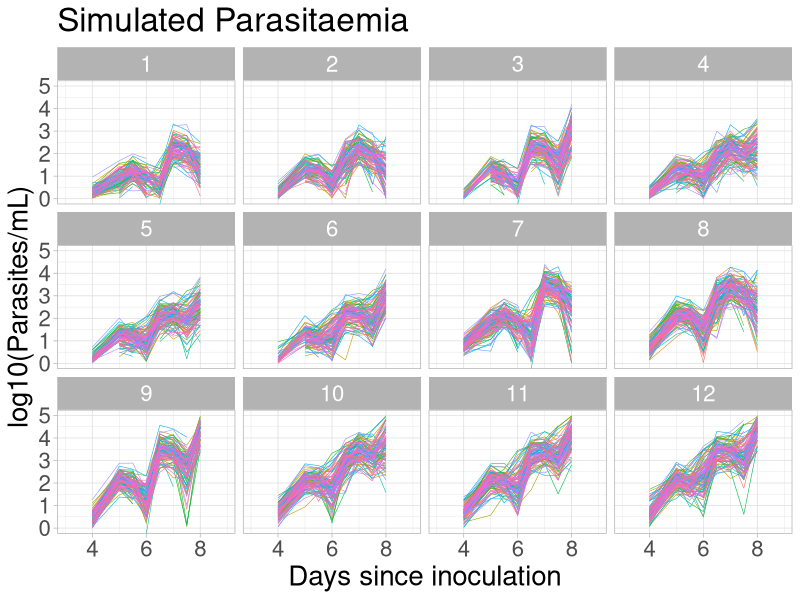
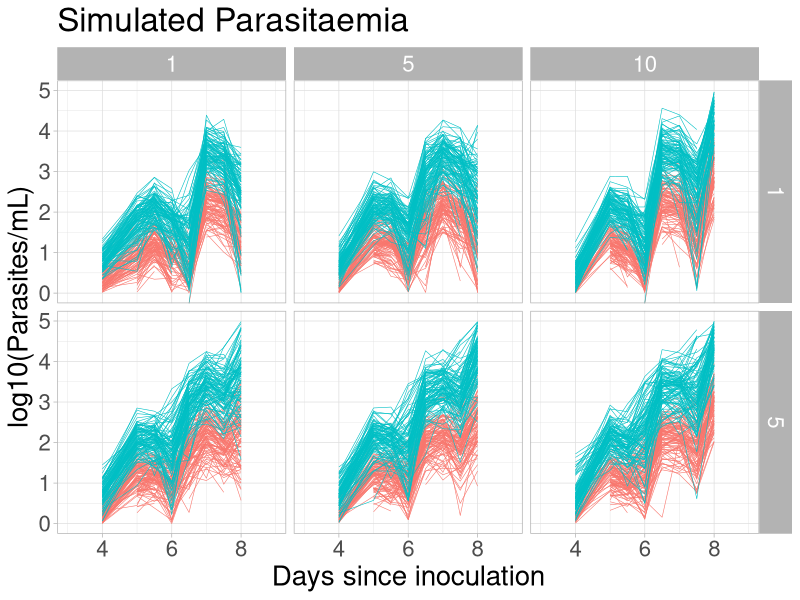
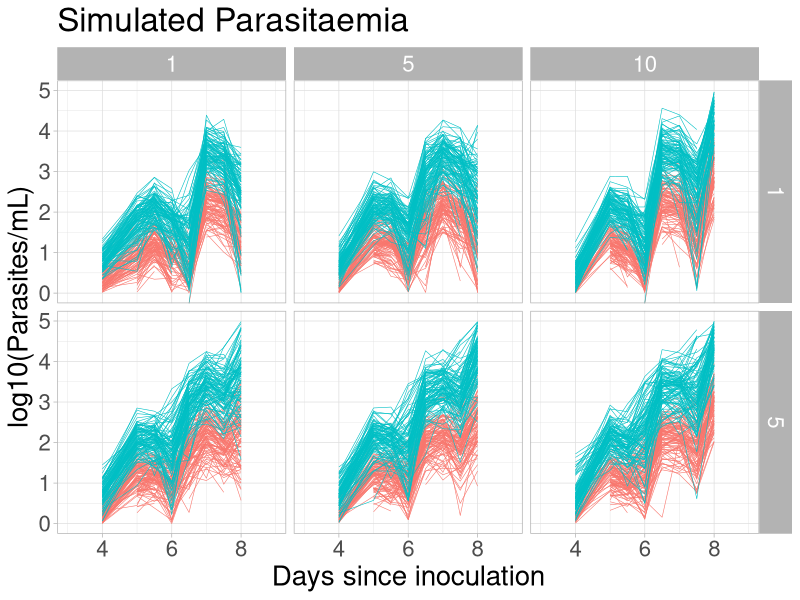
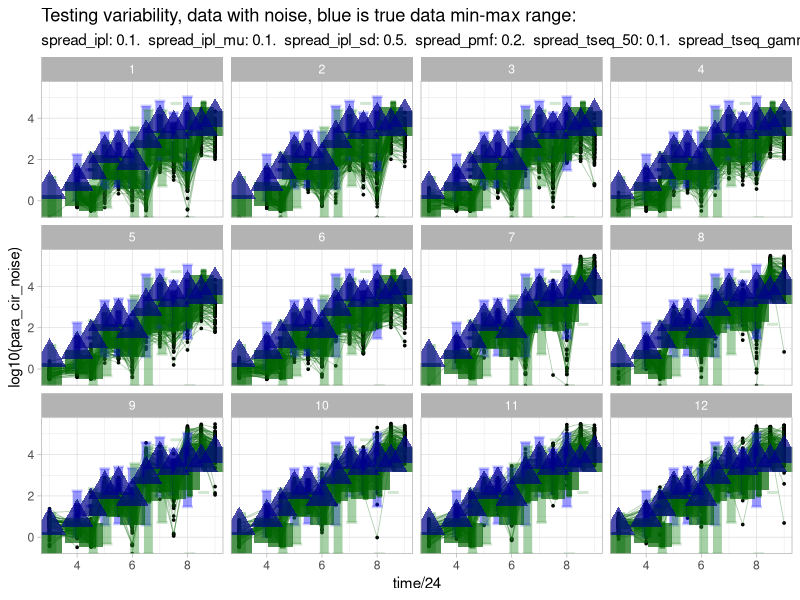
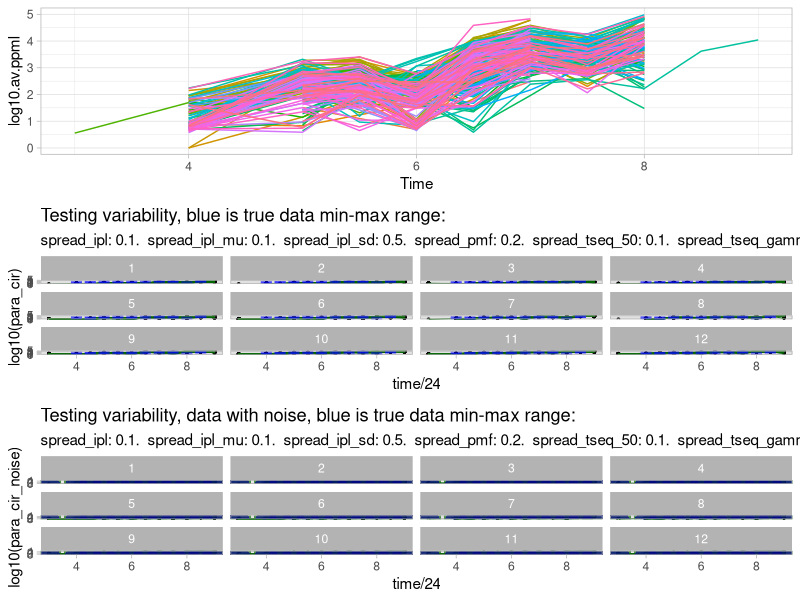
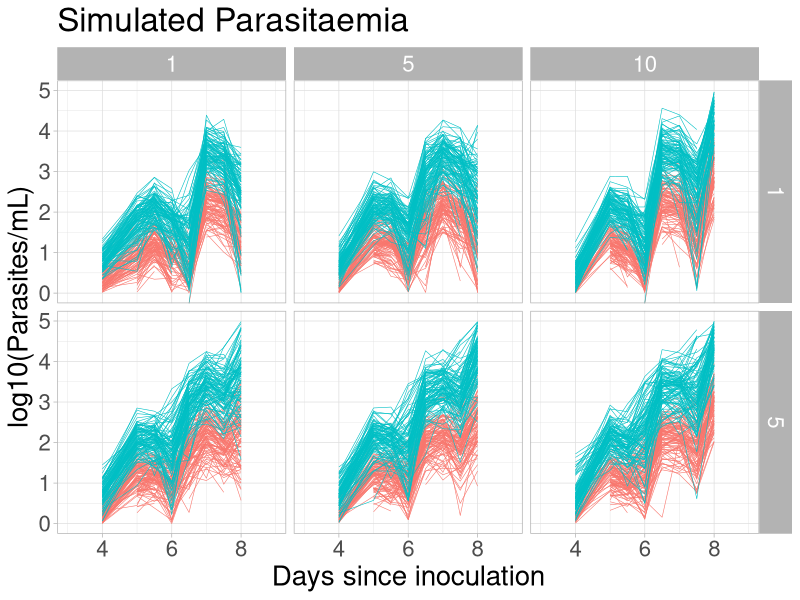
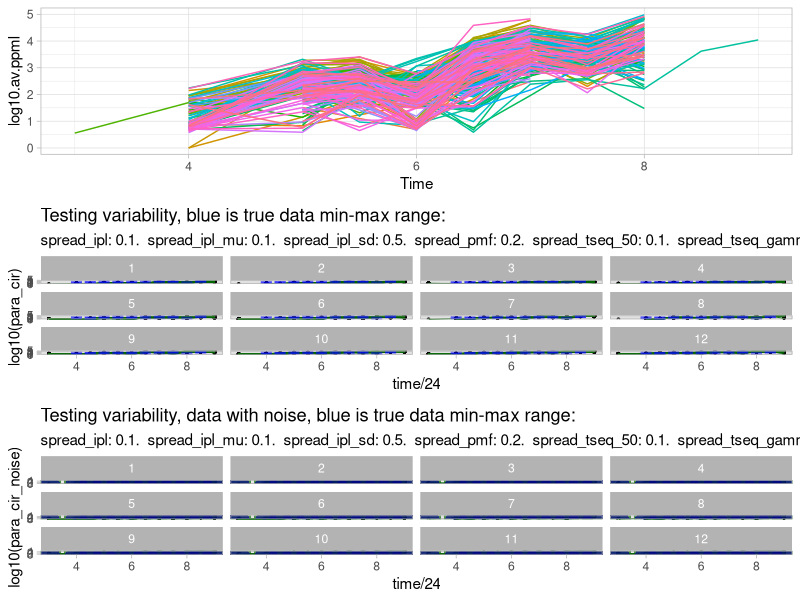

Write R code to recreate these figures, in order.
# simulated growth-only parasite datasets, based on 

library(ggplot2)
library(lubridate)
library(dplyr)
library(ggpubr)
library(MASS)



output_name_str <- "fitCOV_2_MVNbscse_2108_gam6"
start_date <- today()
now <- Sys.time()
start_time <- format(now, "%H_%M_%S")

# combine these to make a folder name for this run
folder_name <- paste0(output_name_str, "_", start_date, "_", start_time)
dir.create(folder_name)

PD_initialisation =  function(ipl, 
                              iplMu, 
                              iplSigma,
                              nstages) {
  pAge =  sapply(X =  seq(1,nstages), mean =  iplMu, sd =  iplSigma, FUN =  dnorm)
  
  x0 =  round(ipl * (pAge)/sum(pAge))
  
  return(x0)}


simu_growth_1pt <- function(ipl, 
                            ipl_mu, 
                            ipl_sd,
                            pmf, 
                            tseq_50,
                            tseq_gamma,
                            soft_tmax=F, # binary model
                            tmax_gamma=100,
                            tmax_50=40,
                            sample_times # needs to be in h
){
  
  # max possible stage (h) should be far clear of the tmax_50
  #nStages = round(min(60, tmax_50+30))
  nStages=40
  if(soft_tmax){nStages <- 60}
  
  # create empty matrix to store the entire run (hourly, by age)
  tot_matrix <- matrix(NA, nrow=nStages, ncol= max(sample_times))
  
  # initialise the first entry at t0
  #print(length(PD_initialisation(ipl=ipl, iplMu=ipl_mu, iplSigma = ipl_sd, nstages = nStages)))
  tot_matrix[,1] <- PD_initialisation(ipl=ipl, iplMu=ipl_mu, iplSigma = ipl_sd, nstages = nStages)/5000 # need /5000 to go from count to permL
  
  # set up the shapes of both 'fost' transitions
  seq_curve <- ((1:nStages)^tseq_gamma)/(tseq_50^tseq_gamma+(1:nStages)^tseq_gamma)
   tmax_curve <- ((1:nStages)^tmax_gamma)/(tmax_50^tmax_gamma+(1:nStages)^tmax_gamma)
  
  if(soft_tmax){print("softtmax")
  for(i in 2:max(sample_times)){
    tot_matrix[2:nStages,i] <-  tot_matrix[(1:(nStages-1)),i-1] * (1-tmax_curve[1:(nStages-1)])
    tot_matrix[1,i] <-  pmf*sum(tot_matrix[,i-1] * (tmax_curve))
  }} else{

  for(i in 2:max(sample_times)){
    tot_matrix[2:nStages,i] <-  tot_matrix[(1:(nStages-1)),i-1] 
    tot_matrix[1,i] <-  pmf*tot_matrix[nStages,i-1] 
  }
    }
  
  tot_cir <- matrix(1-seq_curve, nrow=1) %*% tot_matrix[,sample_times]
  return(tot_cir)
  
}

simu_growth <- function(ipl, 
                        ipl_mu, 
                        ipl_sd,
                        pmf, 
                        tseq_50 = 26,
                        tseq_gamma = 10,
                        nPt = 30,
                        sample_times = 24*c(3,4,5.5,6,6.5,7,7.6,8,8.5,9),
                        spread_ipl =0.2,
                        spread_ipl_mu =0.4,
                        spread_ipl_sd =0.2,
                        spread_pmf =0.2,
                        spread_tseq_50 =0.2,
                        spread_tseq_gamma =0.2,
                        soft_tmax=F,
                        tmax_50=40,
                        tmax_gamma=100,
                        seed=123,
                        MVN=F
){
  set.seed(seed)
  param <- data.frame(parameter = c("ipl",   "ipl_mu",   "ipl_sd",  "pmf", 
                                    "tseq_50","tseq_gamma" ),
                      location = c(ipl, ipl_mu, ipl_sd, pmf, tseq_50, tseq_gamma),
                      spread = c(spread_ipl, spread_ipl_mu, spread_ipl_sd, 
                                 spread_pmf, 
                                 spread_tseq_50, spread_tseq_gamma))
  
  
  if(MVN){
    # note for this file we are rmeoving tmax_gamma and tmax_50
    
    #First set up distribution for eta, patient variations from transformed pop avg
    omega = diag(c(spread_ipl, spread_ipl_mu, spread_ipl_sd, 
                   spread_pmf, 
                   spread_tseq_50, spread_tseq_gamma))

    #create correlation matrix from L:
    L = matrix(c((runif(36,0,1))), nrow=6)
    
    #make L a lower triangular matrix by removing all values above the diagonal
    L[1,2:6] <- L[2,3:6] <- L[3,4:6] <- L[4,5:6] <- L[5,6] <- 0
    
    #Eta will be MVN w/ mean 0 and covariance Sigma:
    Sigma = omega%*%((L)%*%t(L))%*%omega
    print(Sigma)
    
   # eta = mvrnorm(nPt,rep(0,6),Sigma)
    eta = mvrnorm(nPt,rep(0,6),cov_ext_mod3)
    # Input desired population average values
    pop_avg = c(ipl, ipl_mu, ipl_sd, pmf, tseq_50, tseq_gamma)
    
    a = 3*pop_avg #upper bounds double estimates
    b = 0.25*pop_avg #lower bounds half estimates
    
    #If we want each row to be 1 patient, repeat the vector 8 times
    a_matrix = matrix(rep(a,nPt), nrow=nPt, byrow=T)
    b_matrix = matrix(rep(b,nPt), nrow=nPt, byrow=T)
    
    # These calculations are essentially element-wise (cant divide vector by vector)
    phi_i <- matrix(rep((log((pop_avg - a)/(b-pop_avg))),nPt),nrow=nPt,byrow=T)  + eta
    
    # This is the inverse of the transformation in report section 2.3
    samp_paraMVN = (b_matrix*exp(phi_i)+a_matrix)/(exp(phi_i)+1)
    print( samp_paraMVN )
    samples <- as.vector(t(samp_paraMVN)) # t so we have each patient's full set of parameters then the next. 
    # print(samp_paraMVN)
    # print(samples)
  }else{
  
  samples <- as.vector(t(sapply(1:nrow(param), function(i){ param$location[i]*exp(rnorm(nPt, 0, param$spread[i]))})))
 
  }
  
    sampled <- data.frame(id = rep(1:nPt, each=nrow(param)),
                        param = rep(param$parameter,nPt),
                        val = samples)
  # bit inefficient here
  para_cir <- sapply(1:nPt, function(i){#print(sampled[sampled$id==i,])
    simu_growth_1pt(ipl=sampled$val[sampled$id==i & sampled$param=="ipl"], 
                    ipl_mu=sampled$val[sampled$id==i & sampled$param=="ipl_mu"], 
                    ipl_sd=sampled$val[sampled$id==i & sampled$param=="ipl_sd"], 
                    pmf=sampled$val[sampled$id==i & sampled$param=="pmf"], 
                    soft_tmax=soft_tmax,
                    tmax_50=tmax_50, 
                    tmax_gamma=tmax_gamma,
                  tseq_50=sampled$val[sampled$id==i & sampled$param=="tseq_50"], 
                    tseq_gamma=sampled$val[sampled$id==i & sampled$param=="tseq_gamma"], 
                    sample_times = sample_times)})
  
  simu <- data.frame(id = rep(1:nPt, each=length(sample_times)),
                     time = rep(sample_times, nPt),
                     para_cir = as.vector((para_cir)))
  
  return(list(param = param, 
              sampled = sampled,
              simu = simu ))
  
  
}

lrg_combo <- data.frame(scenario = NA, id = NA, time = NA, para_cir = NA,
                        ipl = NA,
                        ipl_mu = NA,
                        ipl_sd = NA,
                        pmf = NA,
                        tseq_50 = NA,
                        tseq_gamma = NA,
                        nPt = NA,
                        spread_ipl = NA,
                        spread_ipl_mu = NA,
                        spread_ipl_sd  = NA,
                        spread_pmf = NA,
                        spread_tseq_50  = NA,
                        spread_tseq_gamma  = NA )

setup <- expand.grid(ipl = c(100),
                     ipl_mu = c(1, 5, 10), 
                     ipl_sd = c(1, 5), 
                     pmf = c(10, 20), 
                     tseq_50 = c(22),
                     tseq_gamma = c(6),
                     nPt = 100,
                     spread_ipl = 0.1,
                     spread_ipl_mu =0.1,
                     spread_ipl_sd  = 0.5,
                     spread_pmf = 0.2,
                     spread_tseq_50  = 0.1,
                     spread_tseq_gamma  = 1,
                     soft_tmax=F, tmax_gamma=100, tmax_50=40)

#cov_ext_mod3 <- readRDS("cov_ext_mod3_v2.rds") # this is from a fit to model 3 of the data, L*L' *diag(omega)


setup$scenario = 1:nrow(setup)
write.csv(setup, paste0(folder_name,"/setup.csv"))
# for a FIXED universal sample times
sample_times_data = 24*c(3,4,4.5, 5, 5.5, 6, 6.5, 7, 7.5, 8, 8.5,9)
#sample_times = 24*c(4.5, 4.75, 5, 5.25, 5.5, 5.75, 6, 6.5, 7, 7.5, 8,9)
sample_times =sample_times_data

for(i in 1:nrow(setup)){
  #for(i in 69){
  a <- simu_growth(ipl = setup$ipl[i],
                   ipl_mu = setup$ipl_mu[i],
                   ipl_sd = setup$ipl_sd[i],
                   pmf = setup$pmf[i],
                   tseq_50 = setup$tseq_50[i],
                   tseq_gamma = setup$tseq_gamma[i],
                   nPt= setup$nPt[i],
                   soft_tmax=setup$soft_tmax[i],
                   tmax_gamma = setup$tmax_gamma[i],
                   tmax_50=setup$tmax_50[i],
                   sample_times = sample_times,
                   spread_ipl = setup$spread_ipl[i],
                   spread_ipl_mu = setup$spread_ipl_mu[i],
                   spread_ipl_sd = setup$spread_ipl_sd[i],
                   spread_pmf = setup$spread_pmf[i],
                   spread_tseq_50= setup$spread_tseq_50[i],
                   spread_tseq_gamma = setup$spread_tseq_gamma[i],
                   seed=123)
  
  n_newrow <- setup$nPt[i]*length(sample_times)
  #this_sc =  data.frame(rep(setup[i,], n_newrow))
  this_sc = setup %>% slice(rep(i, n_newrow))
  lrg_combo <- rbind(na.omit(lrg_combo), cbind(as.data.frame(a[["simu"]]), as.data.frame(this_sc)))
}


write.csv( lrg_combo,paste0(folder_name,"/growth_data_simulated", today(), "_",format(Sys.time(), "%H_%M_%S"), "_numsc_", nrow(setup), ".csv"),row.names=F)
simu <- ggplot(lrg_combo[lrg_combo$id==1,], aes(x=time/24, y=log10(para_cir), col=as.factor(tseq_50),
                                                 linetype=as.factor(tseq_gamma), group=interaction(scenario,id))) + geom_point() + 
    geom_line() + facet_grid(ipl_mu~ipl_sd) + theme_light() + ggtitle(paste0("Patient 1 across ", nrow(setup), " simulation scenarios. "))


title <- paste0(colnames(setup)[c(8:13)],": ",setup[1,c(c(8:13))], ". ")
title <- paste(title[1], title[2], title[3], title[4], title[5], title[6])


noise <- 0.3
# lets add observaion noise!
set.seed(123)
lrg_combo$para_cir_0noise <- lrg_combo$para_cir
lrg_combo$para_cir_noise <- lrg_combo$para_cir*(rnorm(nrow(lrg_combo), 1, noise))
lrg_combo_trim <- lrg_combo[lrg_combo$time%in%c(sample_times),]


lrg_combo_trim_s <- lrg_combo_trim %>% filter(time%in%c(24*c(4, 5, 5.5, 6, 6.5, 7, 7.5, 8))) %>% group_by(time) %>% summarise(num = length(para_cir))
ggplot(lrg_combo_trim[lrg_combo_trim$time%in%c(24*c(4, 5, 5.5, 6, 6.5, 7, 7.5, 8)),], aes(x=time/24,
                                   y=log10(para_cir_noise), 
                                   group=id, 
                                   col=as.factor(id))) + ylim(0,5)+
                    geom_line(lwd=0.2) + theme_light() +xlim(3,9)+ 
                    theme(legend.position = "none") + labs(x="Days since inoculation", y="log10(Parasites/mL)", title="Simulated Parasitaemia")+
                    theme(text=element_text(size=20)) + facet_wrap(~scenario)


ggplot(lrg_combo_trim[lrg_combo_trim$time%in%c(24*c(4, 5, 5.5, 6, 6.5, 7, 7.5, 8)),], aes(x=time/24,
                                                                                          y=log10(para_cir_noise), 
                                                                                          group=interaction(id,pmf), 
                                                                                          col=as.factor(pmf))) + ylim(0,5)+
  geom_line(lwd=0.2) + theme_light() +xlim(3,9)+ 
  theme(legend.position = "none") + labs(x="Days since inoculation", y="log10(Parasites/mL)", title="Simulated Parasitaemia")+
  theme(text=element_text(size=20)) + facet_grid(ipl_sd~ipl_mu)



ggplot(lrg_combo_trim[lrg_combo_trim$time%in%c(24*c(4, 5, 5.5, 6, 6.5, 7, 7.5, 8)),], aes(x=time/24,
                                                                                          y=log10(para_cir_noise), 
                                                                                          group=interaction(id,pmf), 
                                                                                          col=as.factor(pmf))) + ylim(0,5)+
  geom_line(lwd=0.2) + theme_light() +xlim(3,9)+ 
  theme(legend.position = "none") + labs(x="Days since inoculation", y="log10(Parasites/mL)", title="Simulated Parasitaemia")+
  theme(text=element_text(size=20)) + facet_grid(ipl_sd~ipl_mu)








ggsave(paste0(folder_name,"/growth_data_simulated_noise_dataplot_", today(), "_",format(Sys.time(), "%H_%M_%S"), "_numsc_", nrow(setup), ".png"),
       width=10, height=12)



setwd("/data_ext_4TB/PMF_est/aug_25_2026")
data <- read.csv("para.csv")
head(data)
data_full <- data
data <- data # tets firts 400 obs only?
# ggplot(data, aes(x=Time,
#                  y=log10.av.ppml, 
#                  group=Inoculum.Coh.Subject.ID, 
#                  col= Inoculum.Coh.Subject.ID)) + geom_line() + theme_light() +
#   theme(legend.position = "none")

data <- data[order(data$Inoculum.Coh.Subject.ID),]
data <- data[!is.na(data$log10.av.ppml),] # dropped 1

data$id <- as.numeric(factor(data$Inoculum.Coh.Subject.ID, labels=1:length(unique(data$Inoculum.Coh.Subject.ID))))
data$log10perml <- data$log10.av.ppml
#data$Time <- data$Time - 1 # we adjust the time back to consider no 1st cycle??

# list.files(pattern="growth_data_simu")
# lrg_combo <- read.csv("growth_data_simulated2026-07-24_10_58_05_numsc_288.csv")
prop_inside_dat <- data %>% group_by(Time) %>% summarise(max = max(log10perml),
                                                         min = min(log10perml),
                                                         q25 = quantile(log10perml, 0.25),
                                                         q75 = quantile(log10perml, 0.75),
                                                         q50 = quantile(log10perml, 0.5),
                                                         q2.5 = quantile(log10perml, 0.025),
                                                         q97.5 = quantile(log10perml, 0.975) )

dat_quantiles <- lrg_combo_trim %>% group_by(time) %>% summarise(max = max(log10(para_cir)),
                                                         min = min(log10(para_cir)),
                                                         q25 = quantile(log10(para_cir), 0.25),
                                                         q75 = quantile(log10(para_cir), 0.75),
                                                         q50 = quantile(log10(para_cir), 0.5),
                                                         q2.5 = quantile(log10(para_cir), 0.025),
                                                         q97.5 = quantile(log10(para_cir), 0.975) )


simu2 <- ggplot(lrg_combo_trim,  aes(x=time/24, y=log10(para_cir))) + geom_point(cex=0.6) + 
    geom_line(lwd=0.3, col="darkgreen", aes(group=id)) + facet_wrap(~scenario) + theme_light() + ylim(0,5) + xlim(c(3, 9))+
    labs(title="Testing variability, blue is true data min-max range:", subtitle=paste0(title))+
    geom_segment(data=prop_inside_dat, aes(x=Time, y=max, yend=min), col="blue", lwd=2, alpha=0.4) +
    geom_segment(data=prop_inside_dat,aes(x=Time-0.2, xend=Time+0.2, y=max), col="blue", lwd=1, alpha=0.5) +
    geom_segment(data=prop_inside_dat,aes(x=Time-0.2, xend=Time+0.2, y=min), col="blue", lwd=1, alpha=0.5) 
# ggsave(paste0("varblty_test_060826/rowth_data_simulated", today(), "_",format(Sys.time(), "%H_%M_%S"), "_numsc_", nrow(setup), ".png"),simu2,
#        width=15, height=10)
(simu3 <- ggplot(lrg_combo_trim,  aes(x=time/24, y=log10(para_cir_noise))) + geom_point(cex=0.6) + 
    geom_line(lwd=0.3, col="darkgreen", aes(group=id), alpha=0.3) + facet_wrap(~scenario) + theme_light() + ylim(-0.5,5.5) + xlim(c(3, 9))+
    labs(title="Testing variability, data with noise, blue is true data min-max range:", subtitle=paste0(title))+
   
    geom_segment(data=prop_inside_dat, aes(x=Time, y=max, yend=min), col="blue", lwd=3, alpha=0.4) +
    geom_segment(data=prop_inside_dat,aes(x=Time-0.2, xend=Time+0.2, y=max), col="blue", lwd=1, alpha=0.2) +
    geom_segment(data=prop_inside_dat,aes(x=Time-0.2, xend=Time+0.2, y=min), col="blue", lwd=1, alpha=0.2) +
    geom_segment(data=prop_inside_dat, aes(x=Time, y=q25, yend=q75), col="darkblue", lwd=2, alpha=0.8) +
    geom_segment(data=prop_inside_dat,aes(x=Time-0.1, xend=Time+0.1, y=q25), col="darkblue", lwd=1, alpha=0.6) +
    geom_segment(data=prop_inside_dat,aes(x=Time-0.1, xend=Time+0.1, y=q75), col="darkblue", lwd=1, alpha=0.6)+
    geom_segment(data=dat_quantiles, aes(x=(time+2)/24, y=max, yend=min), col="forestgreen", lwd=3, alpha=0.4) +
    geom_segment(data=dat_quantiles,aes(x=(time+2)/24-0.2, xend=(time+2)/24+0.2, y=max), col="forestgreen", lwd=1, alpha=0.2) +
    geom_segment(data=dat_quantiles,aes(x=(time+2)/24-0.2, xend=(time+2)/24+0.2, y=min), col="forestgreen", lwd=1, alpha=0.2) +
    geom_segment(data=dat_quantiles, aes(x=(time+2)/24, y=q25, yend=q75), col="darkgreen", lwd=2, alpha=0.8) +
    geom_segment(data=dat_quantiles,aes(x=(time+2)/24-0.1, xend=(time+2)/24+0.1, y=q25), col="darkgreen", lwd=1, alpha=0.6) +
    geom_segment(data=dat_quantiles,aes(x=(time+2)/24-0.1, xend=(time+2)/24+0.1, y=q75), col="darkgreen", lwd=1, alpha=0.6)+
    geom_point(data=dat_quantiles , lwd=0.3, col="darkgreen", aes(x=time/24, y=q50), cex=8, alpha=0.7, pch=15) +
    geom_point(data=prop_inside_dat, aes(x=Time, y=q50), col="darkblue",cex=8, alpha=0.7, pch=17))
# ggsave(paste0("varblty_test_060826/", noise,"noise_growth_data_simulated", today(), "_",format(Sys.time(), "%H_%M_%S"), "_numsc_", nrow(setup), ".png"),simu3,
#        width=15, height=10)

(compare <- ggarrange(ggplot(data, aes(x=Time,
                           y=log10.av.ppml, 
                           group=Inoculum.Coh.Subject.ID, 
                           col= Inoculum.Coh.Subject.ID)) + geom_line() + theme_light() +ylim(0,5) + xlim(c(3, 9))+
            theme(legend.position = "none"), simu2, simu3, nrow=3))

ggsave(paste0(folder_name,"/growth_data_simulated_noise_", today(), "_",format(Sys.time(), "%H_%M_%S"), "_numsc_", nrow(setup), ".png"),compare,  width=12, height=18)

invlogit <- function(x){
  return(1/(1+exp(-x)) )
}
